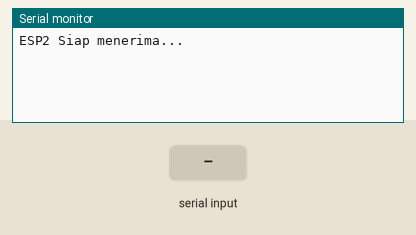
Simulated run of this sketch. Board: ESP32. Shown: the last lines printed to the serial monitor. The test bench sets the inputs (shaded band).

Above: at 1.2 s.
1.3 s: "1\n" received over the second serial link
At 2.1 s:
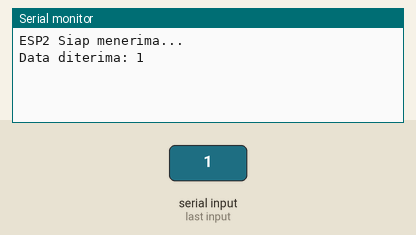
2.8 s: "0\n" received over the second serial link
At 3.2 s:
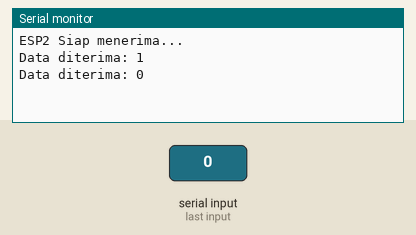
4.3 s: "2\n" received over the second serial link
At 5.6 s:
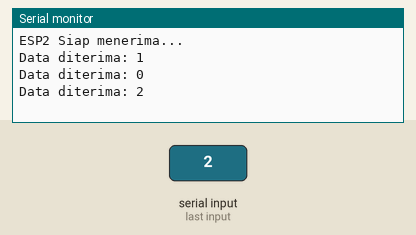

The sketch:

tesESP2.ino
```cpp
// ESP2: RX dari ESP1 TX (RX=16), TX ke ESP1 RX (TX=17)

void setup() {
  Serial.begin(115200);
  Serial2.begin(115200, SERIAL_8N1, 16, 17); // RX=16, TX=17
  Serial.println("ESP2 Siap menerima...");
}

void loop() {
  if (Serial2.available()) {
    String received = Serial2.readStringUntil('\n');
    Serial.print("Data diterima: ");
    Serial.println(received);
  }
}
```

Measured:
- after the input at 1.3 s, the serial monitor: prints a new line at once (image 1)
- after the input at 2.8 s, the serial monitor: prints a new line at once (image 2)
- after the input at 4.3 s, the serial monitor: prints a new line at once (image 3)
